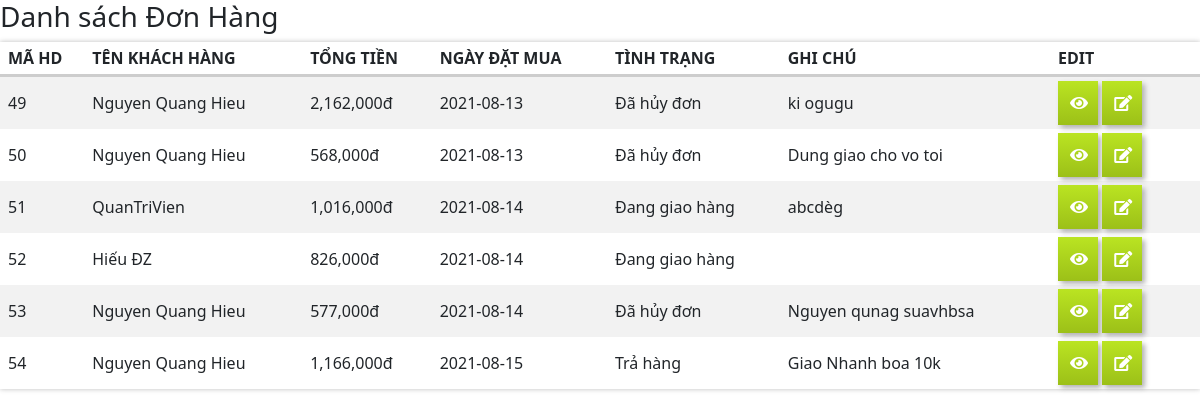
The app's page /admin/danhsachdonhang.php with its own data.
### tables this page shows
CREATE TABLE `hoadon` (
  `maHD` int(10) NOT NULL,
  `tongTien` int(50) NOT NULL,
  `ngayDatMua` date NOT NULL,
  `ghiChu` varchar(255) NOT NULL,
  `tinhTrang` varchar(50) NOT NULL,
  `maKH` int(10) NOT NULL
);

CREATE TABLE `khachhang` (
  `maKH` int(10) NOT NULL,
  `tenKH` varchar(100) NOT NULL,
  `username` varchar(100) NOT NULL,
  `password` varchar(100) NOT NULL,
  `emailKH` varchar(100) NOT NULL,
  `soDT` int(50) NOT NULL,
  `diachiKH` varchar(255) NOT NULL,
  `admin_KH` int(11) NOT NULL DEFAULT 0
);

### admin/danhsachdonhang.php (the view, shortened to what this page needs)
<!DOCTYPE html>
<?php
    require 'database.php';
    $sql="select * from hoadon";
    $result=$db->query($sql);
?>
<html lang="en">
<head>
    <link rel="stylesheet" href="iframe.css">
    <link rel="stylesheet" href="https://use.fontawesome.com/releases/v5.15.3/css/all.css">
    <link href="https://cdn.jsdelivr.net/npm/bootstrap@5.0.2/dist/css/bootstrap.min.css" rel="stylesheet">
</head>
<body>
        <h3>Danh sách Đơn Hàng</h3>
                <table border="1">
                    <tr>
                        <th>Mã HD</th>
                        <th>Tên khách hàng</th>
                        <th>Tổng tiền</th>
                        <th>Ngày đặt mua</th>
                        <th>Tình Trạng</th>
                        <th>Ghi Chú</th>
                        <th>EDIT</th>
                    </tr>
                    <?php
                        while($rs=$result->fetch()){
                        $maKH= $rs['maKH'];
                        $sql1="select * from khachhang where maKH='".$maKH."'";
                        $result1=$db->query($sql1);
                        $rs1=$result1->fetch();
                    ?>
                    <tr>
                        <td><?php echo $rs['maHD'];?></td>
                        <td class="tenKH"><?php echo $rs1['tenKH'];?></td>
                        <td class="gia"><?php echo number_format($rs['tongTien']);?>đ</td>
                        <td><?php echo $rs['ngayDatMua'];?></td>
                        <td class="tinhTrangHoaDon">
                            <?php echo $rs['tinhTrang'];?>
                        </td>
                        <td class="ghiChu"><?php echo $rs['ghiChu'];?></td>
                        <td class="table-xoa">
                            <a href="hoadonchitiet.php?id=<?php echo $rs['maHD']; ?>"><button><i class="fas fa-eye"></i></button></a>
                            <a href="suadanhsachdonhang.php?maHD=<?php echo $rs['maHD']; ?>"><button><i class="fas fa-edit"></i></button></a>
                        </td>
                    </tr>
                    <?php } ?>
                </table>
</body>
</html>

### admin/iframe.css (style rules this page uses)
* { margin: 0; padding: 0; }
body { font-family: Arial, Helvetica, sans-serif; }
table { width: 90%; border: none; margin-bottom: 16px; width: 100%; box-shadow: 0 0 5px #bdbdbd; }
td, th { padding: 4px 0px 4px 8px; }
tr:nth-child(even) { background-color: #f2f2f2; }
table th { border-bottom: 3px solid #cdcdcd; text-transform: uppercase; }
td { border-bottom: 1px solid #cdcdcd; }
td a { color: black; text-decoration: none; }
.table-xoa { border: none; width: 150px; }
.table-xoa button { width: 40px; outline: none; }
td.ghiChu { min-width: 200px; }
button { clear: both; margin-top: 20px; padding: 10px 12px; border-radius: 3px; background-image: linear-gradient(#bae422, #9cc018); box-shadow: 3px 3px 5px rgb(179, 179, 179); border: none; border-radius: 3px; color: white; font-weight: bold; }

### records on screen
hoadon: maHD "49", maKH.tenKH "Nguyen Quang Hieu", tongTien "2,162,000", ngayDatMua "2021-08-13", tinhTrang "Đã hủy đơn", ghiChu "ki ogugu"
hoadon: maHD "50", maKH.tenKH "Nguyen Quang Hieu", tongTien "568,000", ngayDatMua "2021-08-13", tinhTrang "Đã hủy đơn", ghiChu "Dung giao cho vo toi"
hoadon: maHD "51", maKH.tenKH "QuanTriVien", tongTien "1,016,000", ngayDatMua "2021-08-14", tinhTrang "Đang giao hàng", ghiChu "abcdèg"
hoadon: maHD "52", maKH.tenKH "Hiếu ĐZ", tongTien "826,000", ngayDatMua "2021-08-14", tinhTrang "Đang giao hàng"
hoadon: maHD "53", maKH.tenKH "Nguyen Quang Hieu", tongTien "577,000", ngayDatMua "2021-08-14", tinhTrang "Đã hủy đơn", ghiChu "Nguyen qunag suavhbsa"
hoadon: maHD "54", maKH.tenKH "Nguyen Quang Hieu", tongTien "1,166,000", ngayDatMua "2021-08-15", tinhTrang "Trả hàng", ghiChu "Giao Nhanh boa 10k"
